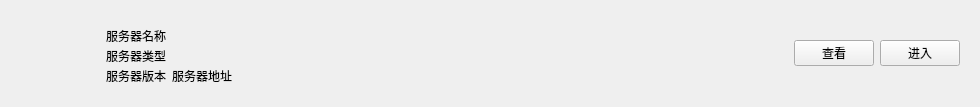
<?xml version="1.0" encoding="UTF-8"?>
<ui version="4.0">
 <class>servercard</class>
 <widget class="QWidget" name="servercard">
  <property name="geometry">
   <rect>
    <x>0</x>
    <y>0</y>
    <width>980</width>
    <height>107</height>
   </rect>
  </property>
  <property name="minimumSize">
   <size>
    <width>0</width>
    <height>107</height>
   </size>
  </property>
  <property name="maximumSize">
   <size>
    <width>16777215</width>
    <height>107</height>
   </size>
  </property>
  <property name="windowTitle">
   <string>Form</string>
  </property>
  <layout class="QGridLayout" name="gridLayout_3">
   <item row="0" column="0">
    <widget class="CardWidget" name="CardWidget_2">
     <layout class="QGridLayout" name="gridLayout">
      <item row="0" column="1">
       <widget class="CardWidget" name="CardWidget">
        <property name="minimumSize">
         <size>
          <width>171</width>
          <height>71</height>
         </size>
        </property>
        <property name="maximumSize">
         <size>
          <width>16777215</width>
          <height>71</height>
         </size>
        </property>
        <layout class="QGridLayout" name="gridLayout_2">
         <item row="1" column="0">
          <widget class="CaptionLabel" name="CaptionLabel_3">
           <property name="text">
            <string>服务器类型</string>
           </property>
          </widget>
         </item>
         <item row="2" column="1">
          <widget class="CaptionLabel" name="CaptionLabel_2">
           <property name="text">
            <string>服务器地址</string>
           </property>
          </widget>
         </item>
         <item row="2" column="0">
          <widget class="CaptionLabel" name="CaptionLabel">
           <property name="text">
            <string>服务器版本</string>
           </property>
          </widget>
         </item>
         <item row="2" column="2">
          <spacer name="horizontalSpacer">
           <property name="orientation">
            <enum>Qt::Horizontal</enum>
           </property>
           <property name="sizeHint" stdset="0">
            <size>
             <width>40</width>
             <height>20</height>
            </size>
           </property>
          </spacer>
         </item>
         <item row="0" column="0">
          <widget class="StrongBodyLabel" name="StrongBodyLabel">
           <property name="text">
            <string>服务器名称</string>
           </property>
          </widget>
         </item>
        </layout>
       </widget>
      </item>
      <item row="0" column="0">
       <widget class="PixmapLabel" name="PixmapLabel">
        <property name="minimumSize">
         <size>
          <width>71</width>
          <height>71</height>
         </size>
        </property>
        <property name="maximumSize">
         <size>
          <width>71</width>
          <height>71</height>
         </size>
        </property>
        <property name="styleSheet">
         <string notr="true">border-image: url(:/built-InIcons/RedstoneLampOn.png);</string>
        </property>
       </widget>
      </item>
      <item row="0" column="3">
       <widget class="PrimaryPushButton" name="PrimaryPushButton">
        <property name="text">
         <string>查看</string>
        </property>
       </widget>
      </item>
      <item row="0" column="4">
       <widget class="PushButton" name="PushButton">
        <property name="text">
         <string>进入</string>
        </property>
       </widget>
      </item>
      <item row="0" column="2">
       <spacer name="horizontalSpacer_2">
        <property name="orientation">
         <enum>Qt::Horizontal</enum>
        </property>
        <property name="sizeHint" stdset="0">
         <size>
          <width>40</width>
          <height>20</height>
         </size>
        </property>
       </spacer>
      </item>
     </layout>
    </widget>
   </item>
  </layout>
 </widget>
 <customwidgets>
  <customwidget>
   <class>PushButton</class>
   <extends>QPushButton</extends>
   <header>qfluentwidgets</header>
  </customwidget>
  <customwidget>
   <class>PrimaryPushButton</class>
   <extends>PushButton</extends>
   <header>qfluentwidgets</header>
  </customwidget>
  <customwidget>
   <class>PixmapLabel</class>
   <extends>QLabel</extends>
   <header>qfluentwidgets</header>
  </customwidget>
  <customwidget>
   <class>CardWidget</class>
   <extends>QFrame</extends>
   <header>qfluentwidgets</header>
   <container>1</container>
  </customwidget>
  <customwidget>
   <class>CaptionLabel</class>
   <extends>QLabel</extends>
   <header>qfluentwidgets</header>
  </customwidget>
  <customwidget>
   <class>StrongBodyLabel</class>
   <extends>QLabel</extends>
   <header>qfluentwidgets</header>
  </customwidget>
 </customwidgets>
 <resources>
  <include location="../res/icon/icons.qrc"/>
 </resources>
 <connections/>
</ui>
